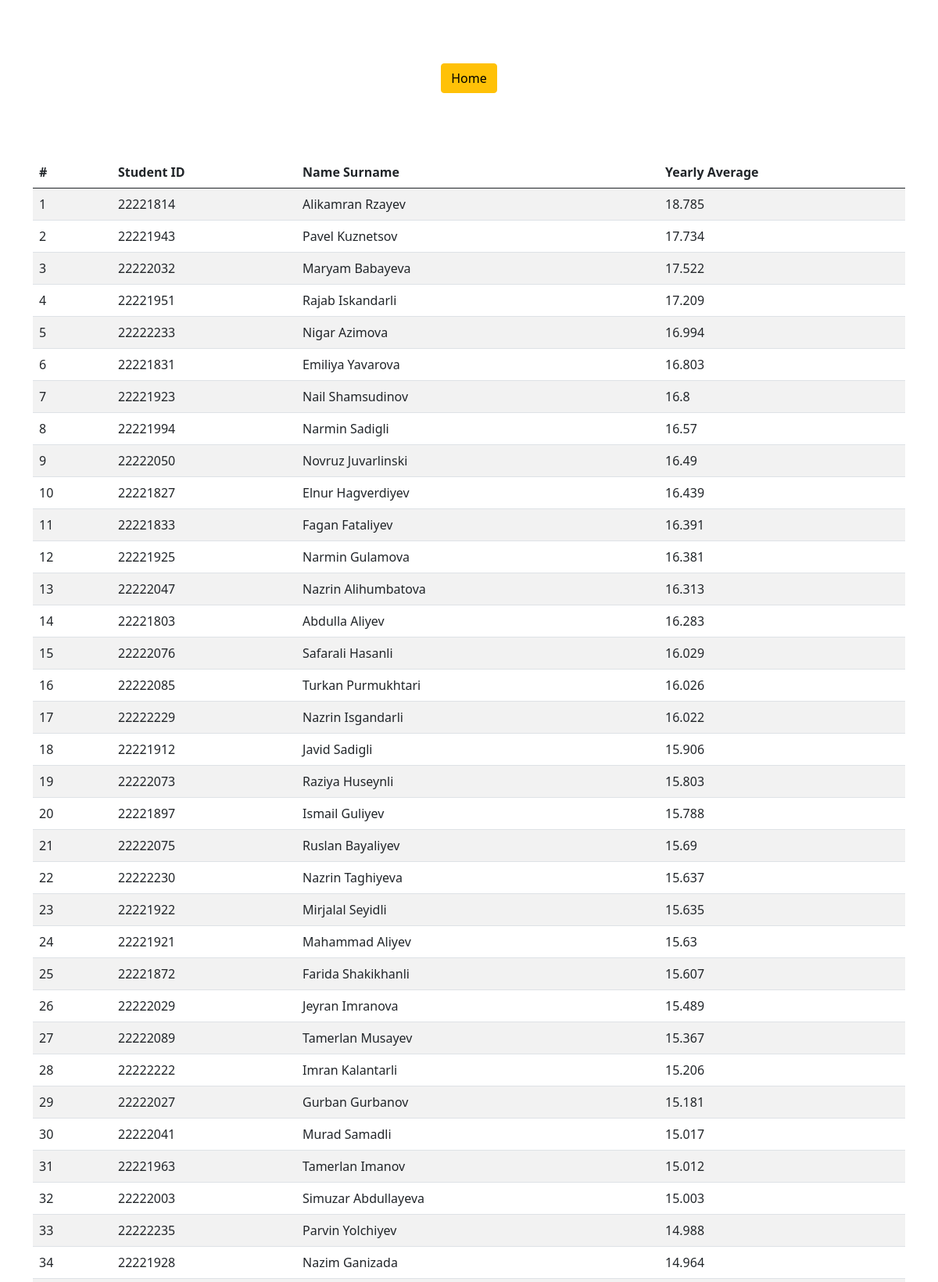
The app's page /major/ (upper part) with its own data.
### main/models.py (models this page shows, shortened)
class Student(models.Model):
    student_id = models.BigIntegerField(
        primary_key=True, auto_created=True, verbose_name="Student ID", editable=True)
    first_name = models.CharField(max_length=100, verbose_name="First Name")
    last_name = models.CharField(max_length=100, verbose_name="Last Name")
    yearly_average = models.FloatField(verbose_name="Yearly Average")
    percentage = models.FloatField(editable=False, auto_created=True)
    major = models.ForeignKey(Major, on_delete=models.CASCADE)
    def __str__(self):
        return (f"{self.first_name} {self.last_name}")

### main/views.py (the view)
# urls.py: path("major/", views.major_all, name="major_all"),
def major_all(request):
    students = Student.objects.all().order_by("-yearly_average")
    context = {
        "students": students,
    }
    return render(request, "main/major.html", context)

### main/templates/main/major.html (shortened to what this page needs)
{% extends "base.html" %} {% load static %} {% block header %}
<link rel="stylesheet" href="{% static 'css/major.css' %}" />
{% endblock %} {% block content %}
<div class="custom-container">
  <a href="{% url 'index' %}" class="btn btn-warning">Home</a>
</div>
<div class="container flex-d justify-content-center align-items-center">
  <table class="table table-striped">
    <thead>
      <th class="col">#</th>
      <th class="col">Student ID</th>
      <th class="col">Name Surname</th>
      <th class="col">Yearly Average</th>
    </thead>
    <tbody>
      {% for student in students %}
      <tr>
        <td>{{ forloop.counter }}</td>
        <td>{{ student.student_id }}</td>
        <td>{{ student }}</td>
        <td>{{ student.yearly_average }}</td>
      </tr>
      {% endfor %}
    </tbody>
  </table>
</div>
{% endblock %}

### templates/base.html (shortened to what this page needs)
{% load static %}
<!DOCTYPE html>
<html lang="en">
  <head>
    <link rel="stylesheet" href="{% static 'css/footer.css' %}" />
    <link
      href="https://cdn.jsdelivr.net/npm/bootstrap@5.0.2/dist/css/bootstrap.min.css"
      rel="stylesheet"
    />
    {% block header %}{% endblock %}
  </head>
  <body id="body">
    {% block content %} {% endblock %}
  </body>
</html>

### static/css/major.css (style rules this page uses)
.custom-container { width: 200px; margin: auto; display: flex; justify-content: center; align-items: center; height: 100px; padding: 100px 0; box-sizing: border-box; }

### records on screen
Student: student_id "22221814", first_name+last_name "Alikamran Rzayev", yearly_average "18.785"
Student: student_id "22221943", first_name+last_name "Pavel Kuznetsov", yearly_average "17.734"
Student: student_id "22222032", first_name+last_name "Maryam Babayeva", yearly_average "17.522"
Student: student_id "22221951", first_name+last_name "Rajab Iskandarli", yearly_average "17.209"
Student: student_id "22222233", first_name+last_name "Nigar Azimova", yearly_average "16.994"
Student: student_id "22221831", first_name+last_name "Emiliya Yavarova", yearly_average "16.803"
Student: student_id "22221923", first_name+last_name "Nail Shamsudinov", yearly_average "16.8"
Student: student_id "22221994", first_name+last_name "Narmin Sadigli", yearly_average "16.57"
Student: student_id "22222050", first_name+last_name "Novruz Juvarlinski", yearly_average "16.49"
Student: student_id "22221827", first_name+last_name "Elnur Hagverdiyev", yearly_average "16.439"
Student: student_id "22221833", first_name+last_name "Fagan Fataliyev", yearly_average "16.391"
Student: student_id "22221925", first_name+last_name "Narmin Gulamova", yearly_average "16.381"
Student: student_id "22222047", first_name+last_name "Nazrin Alihumbatova", yearly_average "16.313"
Student: student_id "22221803", first_name+last_name "Abdulla Aliyev", yearly_average "16.283"
Student: student_id "22222076", first_name+last_name "Safarali Hasanli", yearly_average "16.029"
Student: student_id "22222085", first_name+last_name "Turkan Purmukhtari", yearly_average "16.026"
Student: student_id "22222229", first_name+last_name "Nazrin Isgandarli", yearly_average "16.022"
Student: student_id "22221912", first_name+last_name "Javid Sadigli", yearly_average "15.906"
Student: student_id "22222073", first_name+last_name "Raziya Huseynli", yearly_average "15.803"
Student: student_id "22221897", first_name+last_name "Ismail Guliyev", yearly_average "15.788"
Student: student_id "22222075", first_name+last_name "Ruslan Bayaliyev", yearly_average "15.69"
Student: student_id "22222230", first_name+last_name "Nazrin Taghiyeva", yearly_average "15.637"
Student: student_id "22221922", first_name+last_name "Mirjalal Seyidli", yearly_average "15.635"
Student: student_id "22221921", first_name+last_name "Mahammad Aliyev", yearly_average "15.63"
Student: student_id "22221872", first_name+last_name "Farida Shakikhanli", yearly_average "15.607"
Student: student_id "22222029", first_name+last_name "Jeyran Imranova", yearly_average "15.489"
Student: student_id "22222089", first_name+last_name "Tamerlan Musayev", yearly_average "15.367"
Student: student_id "22222222", first_name+last_name "Imran Kalantarli", yearly_average "15.206"
Student: student_id "22222027", first_name+last_name "Gurban Gurbanov", yearly_average "15.181"
Student: student_id "22222041", first_name+last_name "Murad Samadli", yearly_average "15.017"
Student: student_id "22221963", first_name+last_name "Tamerlan Imanov", yearly_average "15.012"
Student: student_id "22222003", first_name+last_name "Simuzar Abdullayeva", yearly_average "15.003"
Student: student_id "22222235", first_name+last_name "Parvin Yolchiyev", yearly_average "14.988"
Student: student_id "22221928", first_name+last_name "Nazim Ganizada", yearly_average "14.964"
